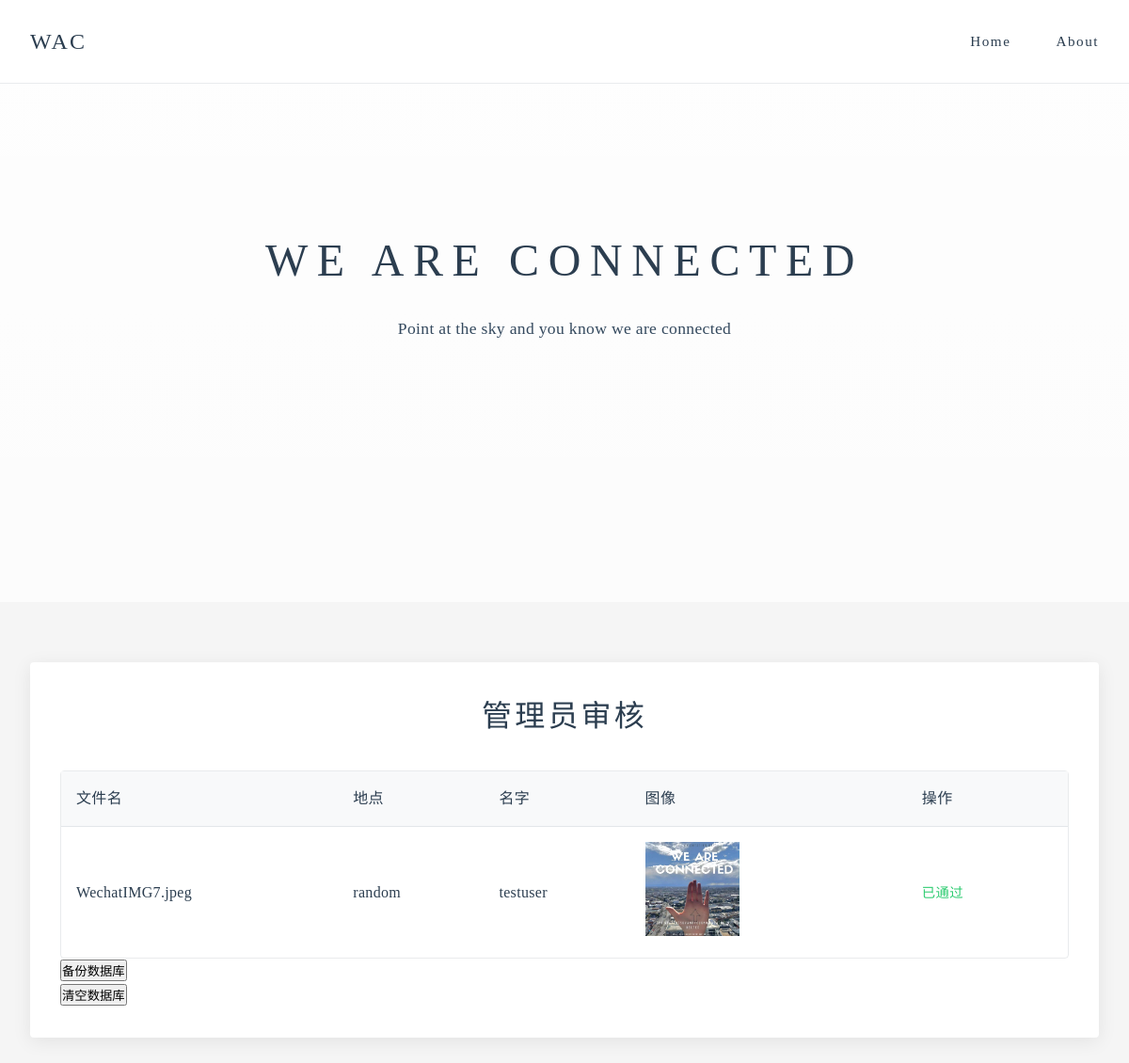
The page /admin on the database its author committed.
### tables this page shows
CREATE TABLE images (
                id INTEGER PRIMARY KEY AUTOINCREMENT,
                filename TEXT NOT NULL,
                address TEXT NOT NULL,
                name TEXT NOT NULL,
                approved INTEGER DEFAULT 0
            );

### app.py (the view)
@app.route('/admin')
def admin():
    with sqlite3.connect('uploads.db') as conn:
        cursor = conn.execute('SELECT id, filename, address, name, approved FROM images')
        images = cursor.fetchall()
    return render_template('admin.html', images=images)

### templates/admin.html (shortened to what this page needs)
{% extends "base.html" %}
{% block content %}
    <section class="admin-section">
        <h2 class="section-title">管理员审核</h2>
        <div class="admin-grid">
            <div class="admin-header">
                <div class="header-item">文件名</div>
                <div class="header-item">地点</div>
                <div class="header-item">名字</div>
                <div class="header-item">图像</div>
                <div class="header-item">操作</div>
            </div>
            {% for image in images %}
            <div class="admin-row">
                <div class="admin-cell">{{ image[1] }}</div>
                <div class="admin-cell">{{ image[2] }}</div>
                <div class="admin-cell">{{ image[3] }}</div>
                <div class="admin-cell">
                    <img src="{{ url_for('static', filename='uploads/' + image[1]) }}"
                         alt="预览图"
                         class="preview-image"
                         onclick="openModal('{{ url_for('static', filename='uploads/' + image[1]) }}')">
                </div>
                <div class="admin-cell">
                    {% if image[4] == 0 %}
                        <a href="{{ url_for('approve', image_id=image[0]) }}" class="btn approve-btn">通过</a>
                    {% else %}
                        <span class="approved-tag">已通过</span>
                    {% endif %}
                </div>
            </div>
            {% endfor %}
        </div>
        <div class="button-container">
            <form action="{{ url_for('backup_db') }}" method="post">
                <button type="submit">备份数据库</button>
            </form>
            <form action="{{ url_for('clear_db') }}" method="post" onsubmit="return confirm('你确定要清空数据库吗？');">
                <button type="submit">清空数据库</button>
            </form>
        </div>
    </section>
{% endblock %}

### templates/base.html (shortened to what this page needs)
<!DOCTYPE html>
<html lang="zh">
<head>
</head>
<body>
    <nav class="navbar">
        <div class="nav-content">
            <a href="{{ url_for('index') }}" class="logo">WAC</a>
            <div class="nav-links">
                <a href="{{ url_for('index') }}">Home</a>
                <a href="#about">About</a>
            </div>
        </div>
    </nav>
    <div class="container">
        <section class="hero">
            <div class="hero-content">
                <h1>{{ header|default('WE ARE CONNECTED') }}</h1>
                <p>{{ description|default('Point at the sky and you know we are connected') }}</p>
            </div>
        </section>
        <div class="content-section">
            {% block content %}
            {% endblock %}
        </div>
    </div>
</body>
</html>

### templates/base.html (style rules this page uses)
:root { --bg-color: #f5f5f5; --text-color: #2c3e50; --accent-color: #34495e; --hover-color: #3498db; --border-color: rgba(44, 62, 80, 0.1); }
* { margin: 0; padding: 0; box-sizing: border-box; }
body { font-family: "Noto Serif SC", "Source Han Serif SC", "Source Han Serif", "source-han-serif-sc", serif; background-color: var(--bg-color); color: var(--text-color); line-height: 1.6; letter-spacing: 0.02em; }
.navbar { position: fixed; width: 100%; top: 0; background: rgba(255, 255, 255, 0.95); backdrop-filter: blur(10px); border-bottom: 1px solid var(--border-color); padding: 1.5rem 0; z-index: 1000; transition: all 0.3s ease; }
.nav-content { max-width: 1400px; margin: 0 auto; display: flex; justify-content: space-between; align-items: center; padding: 0 2rem; }
.logo { font-size: 1.5rem; font-weight: 300; letter-spacing: 0.1em; color: var(--text-color); text-decoration: none; }
.nav-links { display: flex; gap: 3rem; }
.nav-links a { color: var(--text-color); text-decoration: none; font-size: 0.95rem; letter-spacing: 0.1em; position: relative; padding: 0.5rem 0; }
.nav-links a::after { content: ''; position: absolute; bottom: 0; left: 0; width: 0; height: 1px; background: var(--accent-color); transition: width 0.3s ease; }
.container { max-width: 1400px; margin: 0 auto; padding: 8rem 2rem 4rem; }
.hero { height: 80vh; display: flex; align-items: center; justify-content: center; text-align: center; background: linear-gradient(rgba(255, 255, 255, 0.9), rgba(255, 255, 255, 0.7)); margin: -8rem -2rem 4rem; padding: 0 2rem; }
.hero-content { max-width: 800px; }
.hero h1 { font-size: 3rem; font-weight: 300; letter-spacing: 0.2em; margin-bottom: 1.5rem; line-height: 1.4; }
.hero p { font-size: 1.1rem; color: var(--accent-color); margin-bottom: 2rem; line-height: 1.8; }
.content-section { margin: 4rem 0; opacity: 0; transform: translateY(20px); transition: all 0.8s ease; }
.content-section.visible { opacity: 1; transform: translateY(0); }
.section-title { font-size: 2rem; font-weight: 300; letter-spacing: 0.1em; margin-bottom: 2rem; text-align: center; }

### templates/admin.html (style rules this page uses)
.admin-section { background: white; padding: 2rem; border-radius: 4px; box-shadow: 0 4px 20px rgba(0, 0, 0, 0.08); }
.admin-grid { margin-top: 2rem; border: 1px solid var(--border-color); border-radius: 4px; }
.admin-header { display: grid; grid-template-columns: 2fr 1fr 1fr 2fr 1fr; gap: 1rem; padding: 1rem; background: #f8f9fa; border-bottom: 1px solid var(--border-color); font-weight: 500; }
.admin-row { display: grid; grid-template-columns: 2fr 1fr 1fr 2fr 1fr; gap: 1rem; padding: 1rem; border-bottom: 1px solid var(--border-color); align-items: center; }
.admin-row:last-child { border-bottom: none; }
.preview-image { width: 100px; height: 100px; object-fit: cover; cursor: pointer; transition: transform 0.3s ease; }
.approved-tag { color: #2ecc71; font-size: 0.9rem; }

### rows shown on the page
images: filename "WechatIMG7.jpeg", address "random", name "testuser", filename (picture), approved "已通过"

### other values the page prints
{{ header|default('WE ARE CONNECTED') }} "WE ARE CONNECTED"
{{ description|default('Point at the sky and you know we are connected') }} "Point at the sky and you know we are connected"
